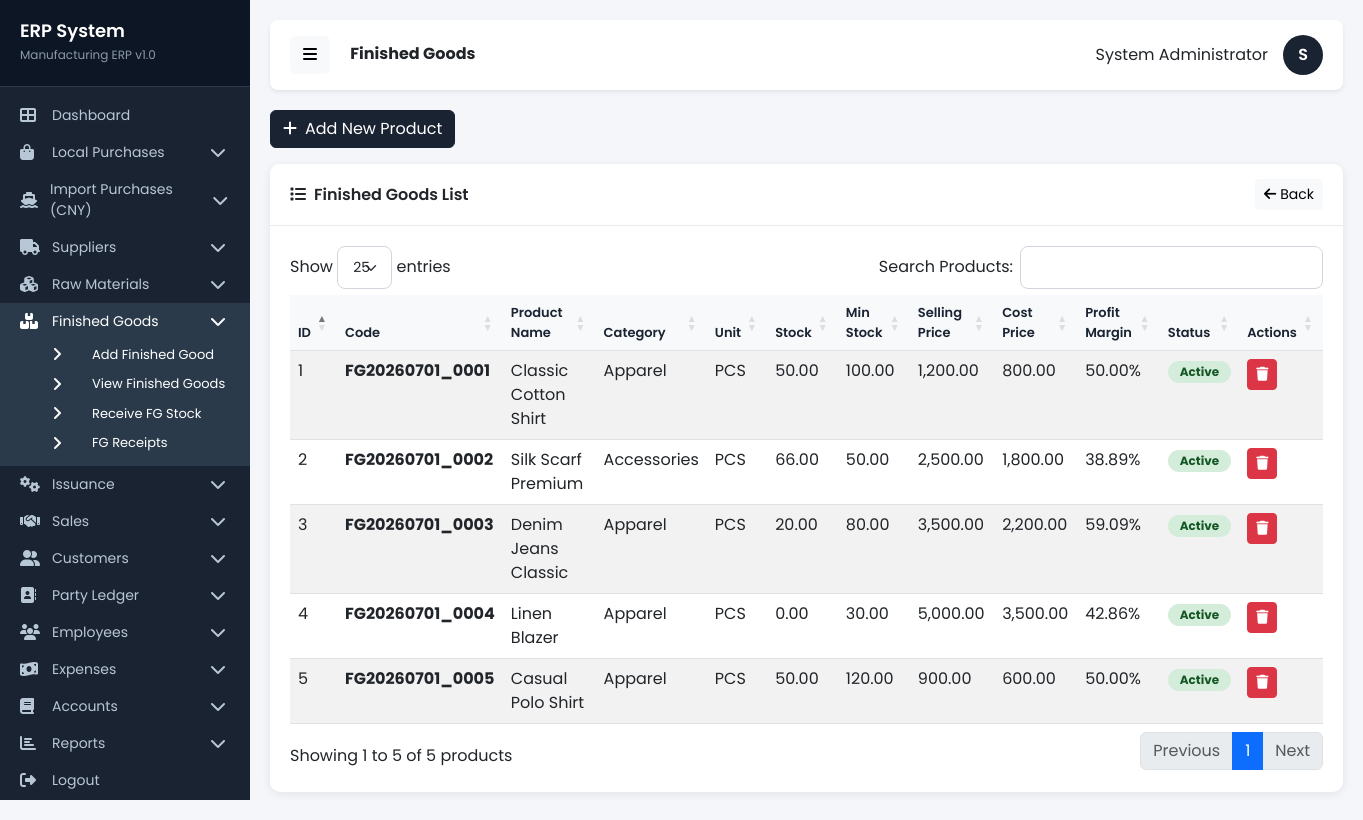
/pages/finished_goods.php (signed in), run on the app's committed database.
### tables this page shows
CREATE TABLE `finished_goods` (
  `id` int(11) NOT NULL,
  `product_code` varchar(50) NOT NULL COMMENT 'Unique product code e.g., FG20260109_1234',
  `product_name` varchar(200) NOT NULL COMMENT 'Product name',
  `category` varchar(100) DEFAULT NULL COMMENT 'Product category',
  `unit` varchar(20) NOT NULL COMMENT 'Unit of measurement e.g., Pcs, Kg, Meter',
  `current_stock` decimal(18,2) DEFAULT 0.00 COMMENT 'Current available stock',
  `minimum_stock` decimal(18,2) DEFAULT 0.00 COMMENT 'Minimum stock level for alerts',
  `selling_price` decimal(18,2) DEFAULT 0.00 COMMENT 'Selling price in PKR',
  `cost_price` decimal(18,2) DEFAULT 0.00 COMMENT 'Production cost in PKR',
  `status` enum('active','inactive') DEFAULT 'active' COMMENT 'Product status',
  `date_time` datetime DEFAULT NULL COMMENT 'Creation/Update date time'
);

### includes/database.php (called while the page is built, shortened)
<?php
$db = new mysqli(DB_HOST, DB_USER, DB_PASS, DB_NAME);
$db->set_charset("utf8");
function executePrepared($sql, $types = '', $params = []) {
    global $db;
    $stmt = $db->prepare($sql);
    $stmt->execute();
    return $stmt;
}
function getRows($sql, $types = '', $params = []) {
    $stmt = executePrepared($sql, $types, $params);
    $result = $stmt->get_result();
    $rows = [];
    while ($row = $result->fetch_assoc()) {
        $rows[] = $row;
    }
    return $rows;
}
function formatCurrency($amount) {
    return number_format($amount, 2);
}
?>

### pages/finished_goods.php (the view, shortened to what this page needs)
<?php
require_once '../includes/database.php';
$products = getRows("SELECT * FROM finished_goods ORDER BY id DESC");
include '../includes/header.php';
include '../includes/sidebar.php';
?>
<div class="row mb-3">
    <div class="col-12">
        <a href="add_finished_goods.php" class="btn btn-primary">
            <i class="fas fa-plus me-2"></i>Add New Product
        </a>
    </div>
</div>
<div class="row">
    <div class="col-12">
        <div class="card">
            <div class="card-header d-flex justify-content-between align-items-center">
                <span><i class="fas fa-list me-2"></i>Finished Goods List</span>
                <a href="../index.php" class="btn btn-light btn-sm"><i class="fas fa-arrow-left me-1"></i>Back</a>
            </div>
            <div class="card-body">
                <div class="table-responsive">
                    <table class="table table-striped table-hover" id="productTable">
                        <thead>
                            <tr>
                                <th>ID</th>
                                <th>Code</th>
                                <th>Product Name</th>
                                <th>Category</th>
                                <th>Unit</th>
                                <th>Stock</th>
                                <th>Min Stock</th>
                                <th>Selling Price</th>
                                <th>Cost Price</th>
                                <th>Profit Margin</th>
                                <th>Status</th>
                                <th>Actions</th>
                            </tr>
                        </thead>
                        <tbody>
                            <?php if (count($products) > 0): ?>
                                <?php foreach ($products as $product): ?>
                                    <tr>
                                        <td><?php echo $product['id']; ?></td>
                                        <td><strong><?php echo htmlspecialchars($product['product_code']); ?></strong></td>
                                        <td><?php echo htmlspecialchars($product['product_name']); ?></td>
                                        <td><?php echo htmlspecialchars($product['category']); ?></td>
                                        <td><?php echo htmlspecialchars($product['unit']); ?></td>
                                        <td><?php echo number_format($product['current_stock'], 2); ?></td>
                                        <td><?php echo number_format($product['minimum_stock'], 2); ?></td>
                                        <td><?php echo formatCurrency($product['selling_price']); ?></td>
                                        <td><?php echo formatCurrency($product['cost_price']); ?></td>
                                        <td>
                                            <?php
                                            $margin = 0;
                                            if ($product['cost_price'] > 0) {
                                                $margin = (($product['selling_price'] - $product['cost_price']) / $product['cost_price']) * 100;
                                            }
                                            echo number_format($margin, 2) . '%';
                                            ?>
                                        </td>
                                        <td>
                                            <span class="badge badge-status badge-<?php echo $product['status']; ?>">
                                                <?php echo ucfirst($product['status']); ?>
                                            </span>
                                        </td>
                                        <td>
                                            <a href="?delete=<?php echo $product['id']; ?>" class="btn btn-sm btn-danger delete-confirm">
                                                <i class="fas fa-trash"></i>
                                            </a>
                                        </td>
                                    </tr>
                                <?php endforeach; ?>
                            <?php endif; ?>
                        </tbody>
                    </table>
                </div>
            </div>
        </div>
    </div>
</div>
<link rel="stylesheet" href="https://cdn.datatables.net/1.13.4/css/dataTables.bootstrap5.min.css">
<?php include '../includes/footer.php'; ?>

### includes/header.php (style rules this page uses)
* { font-family: 'Poppins', sans-serif; }
body { background-color: #f4f6f9; margin: 0; padding: 0; }
.card { border: none; border-radius: 10px; box-shadow: 0 2px 10px rgba(0,0,0,0.08); margin-bottom: 20px; }
.card-header { background: #fff; border-bottom: 1px solid #e8eaed; padding: 15px 20px; font-weight: 600; border-radius: 10px 10px 0 0 !important; }
.card-body { padding: 20px; }
.btn-primary { background: #1a2332; border-color: #1a2332; }
.table-responsive { border-radius: 8px; }
.table th { background: #f8f9fa; font-weight: 600; font-size: 13px; color: #1a2332; }
.badge-status { padding: 5px 12px; border-radius: 20px; font-size: 12px; }
.badge-active { background: #d4edda; color: #155724; }

### data on the page
finished_goods: id "5", product_code "FG20260701_0005", product_name "Casual Polo Shirt", category "Apparel", unit "PCS", current_stock "50.00", minimum_stock "120.00", selling_price "900.00", cost_price "600.00", margin "50.00", status "Active"
finished_goods: id "4", product_code "FG20260701_0004", product_name "Linen Blazer", category "Apparel", unit "PCS", current_stock "0.00", minimum_stock "30.00", selling_price "5,000.00", cost_price "3,500.00", margin "42.86", status "Active"
finished_goods: id "3", product_code "FG20260701_0003", product_name "Denim Jeans Classic", category "Apparel", unit "PCS", current_stock "20.00", minimum_stock "80.00", selling_price "3,500.00", cost_price "2,200.00", margin "59.09", status "Active"
finished_goods: id "2", product_code "FG20260701_0002", product_name "Silk Scarf Premium", category "Accessories", unit "PCS", current_stock "66.00", minimum_stock "50.00", selling_price "2,500.00", cost_price "1,800.00", margin "38.89", status "Active"
finished_goods: id "1", product_code "FG20260701_0001", product_name "Classic Cotton Shirt", category "Apparel", unit "PCS", current_stock "50.00", minimum_stock "100.00", selling_price "1,200.00", cost_price "800.00", margin "50.00", status "Active"

### other printed values
$pageTitle "Finished Goods"
$_SESSION['full_name'] "System Administrator"
substr($_SESSION['full_name'], 0, 1) "S"
